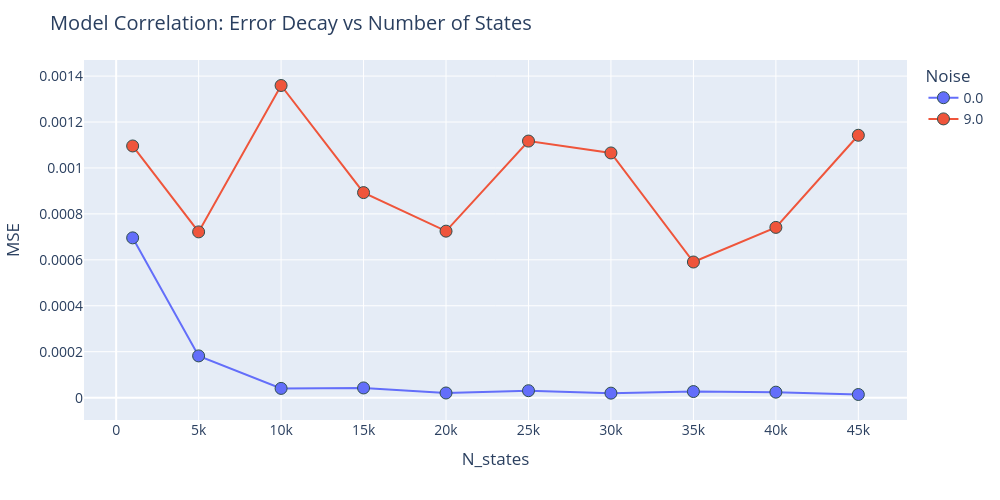

The code cell stored with this chart in its notebook:
### Markdown cell above
## 5. Visualizing Error Trends

### Code cell
fig = px.line(
    results_df,
    x = 'N_states',
    y = 'MSE',
    color = 'Noise',
    markers = True
)

fig.update_traces(marker=dict(size=12, line=dict(width=1, color='DarkSlateGrey')))

fig.update_layout(
    title='Model Correlation: Error Decay vs Number of States',
    height = 500,
    width = 1000,
    font=dict(size=14)
)

fig.show()

### Figure 1 — Plotly figure (JSON) as saved in the notebook; plotly's stock layout.template omitted (floating-point values rounded to 4 significant figures)
{"data": [{"hovertemplate": "Noise=0.0<br>N_states=%{x}<br>MSE=%{y}<extra></extra>", "legendgroup": "0.0", "line": {"color": "#636efa", "dash": "solid"}, "marker": {"line": {"color": "DarkSlateGrey", "width": 1}, "size": 12, "symbol": "circle"}, "mode": "lines+markers", "name": "0.0", "orientation": "v", "showlegend": true, "type": "scatter", "x": [1000.0, 5000.0, 10000.0, 15000.0, 20000.0, 25000.0, 30000.0, 35000.0, 40000.0, 45000.0], "xaxis": "x", "y": [0.0006957, 0.0001817, 4.02e-05, 4.22e-05, 2.019e-05, 3.011e-05, 1.951e-05, 2.646e-05, 2.379e-05, 1.363e-05], "yaxis": "y"}, {"hovertemplate": "Noise=9.0<br>N_states=%{x}<br>MSE=%{y}<extra></extra>", "legendgroup": "9.0", "line": {"color": "#EF553B", "dash": "solid"}, "marker": {"line": {"color": "DarkSlateGrey", "width": 1}, "size": 12, "symbol": "circle"}, "mode": "lines+markers", "name": "9.0", "orientation": "v", "showlegend": true, "type": "scatter", "x": [1000.0, 5000.0, 10000.0, 15000.0, 20000.0, 25000.0, 30000.0, 35000.0, 40000.0, 45000.0], "xaxis": "x", "y": [0.001096, 0.0007217, 0.001359, 0.0008927, 0.0007249, 0.001117, 0.001065, 0.0005905, 0.0007412, 0.001142], "yaxis": "y"}], "layout": {"font": {"size": 14}, "height": 500, "legend": {"title": {"text": "Noise"}, "tracegroupgap": 0}, "margin": {"t": 60}, "title": {"text": "Model Correlation: Error Decay vs Number of States"}, "width": 1000, "xaxis": {"anchor": "y", "domain": [0, 1], "title": {"text": "N_states"}}, "yaxis": {"anchor": "x", "domain": [0, 1], "title": {"text": "MSE"}}}}
